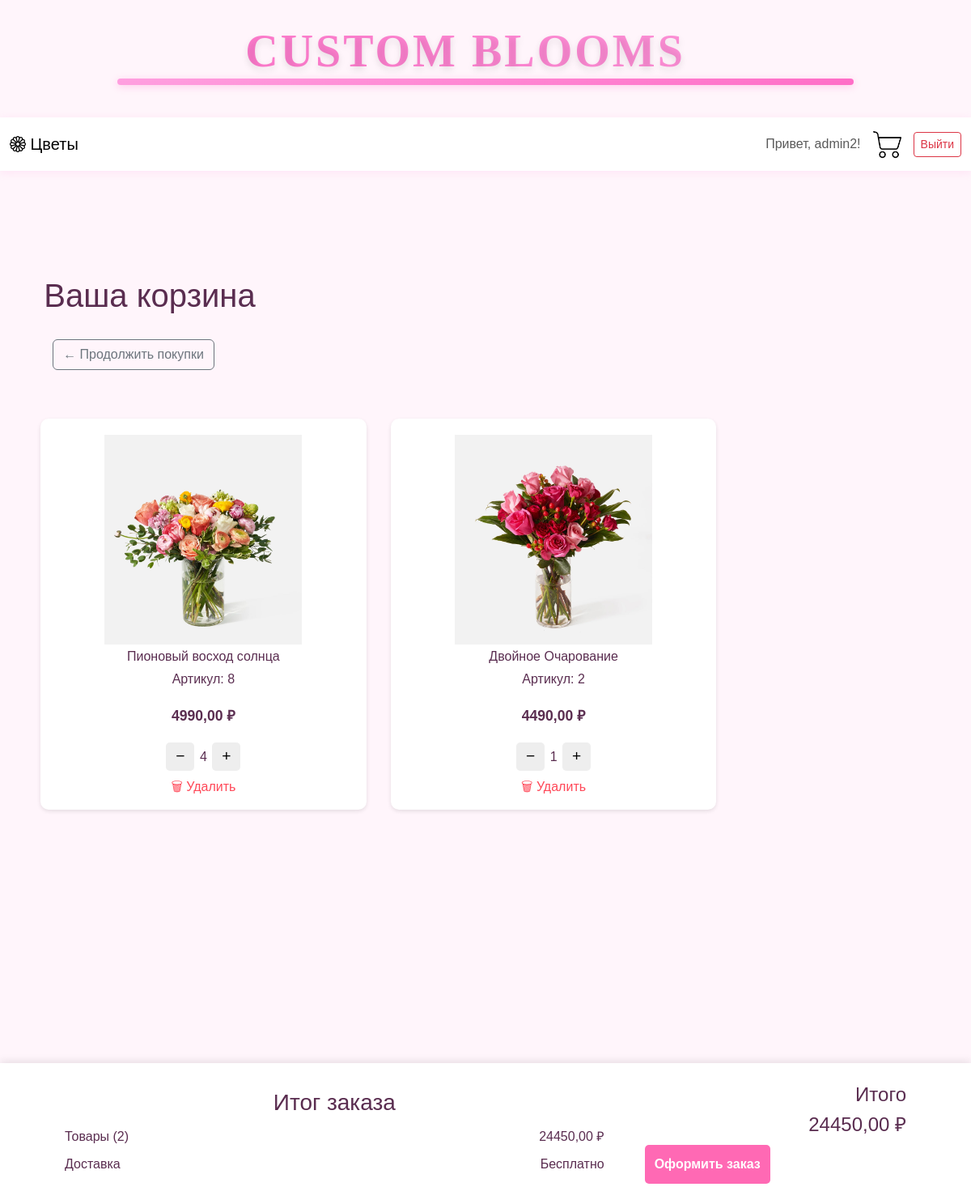
Before: /basket/ (signed in) with the older database file.
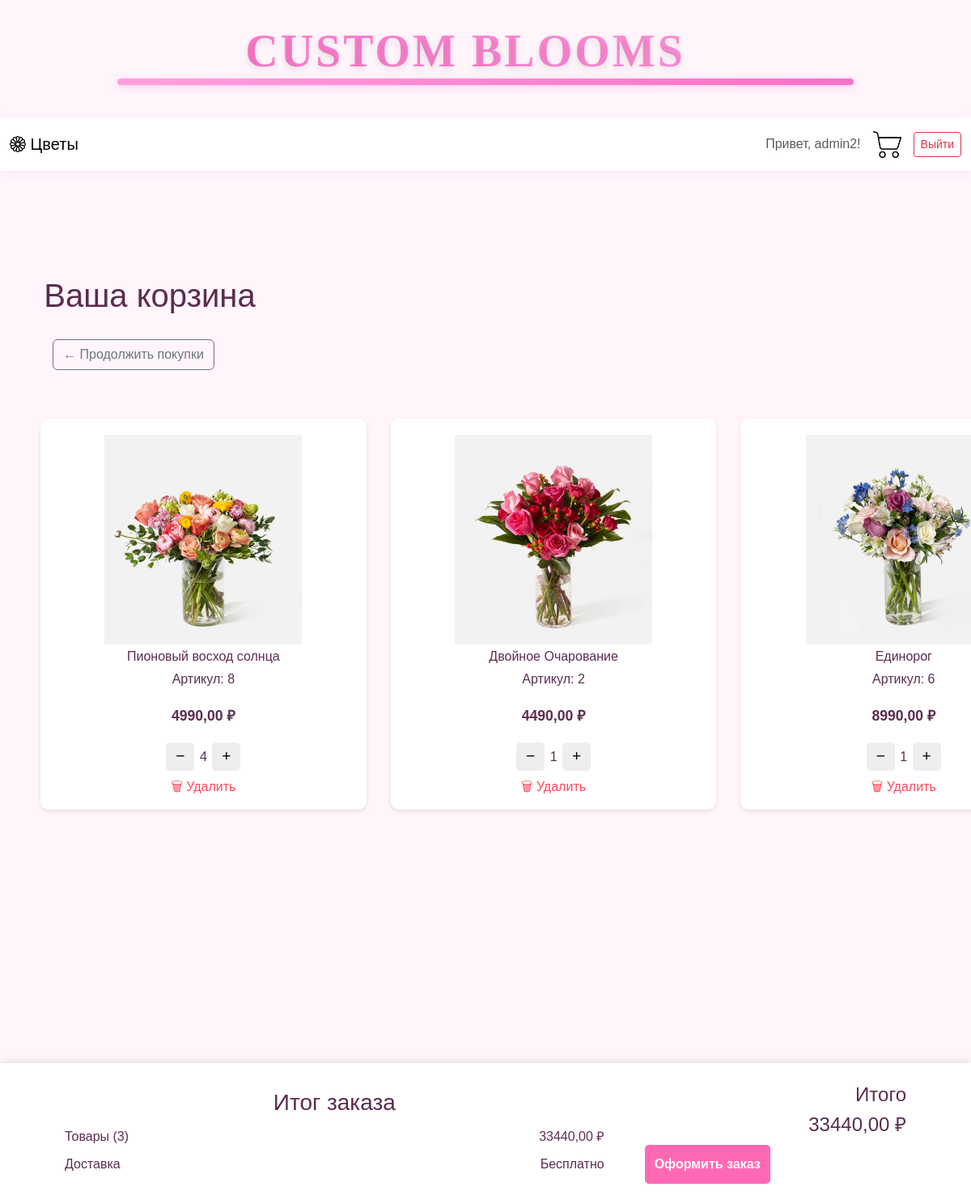
After: the same page with the newer database file.
### blog/models.py (models this page shows, shortened)
class Basket(models.Model):
    user = models.ForeignKey(
        User,
        on_delete=models.CASCADE,
    )
    product = models.ForeignKey(
        Flowers,
        on_delete=models.CASCADE,
    )
    quantity = models.PositiveIntegerField(
        default=1,
        verbose_name='количество'
    )
    created_timestamp = models.DateTimeField(
        auto_now_add=True,
    )
    class Meta:
        constraints = [
            models.UniqueConstraint(
                fields=['user', 'product'],
                name='unique_user_product'
            ),
        ]

class Flowers(models.Model):
    title = models.CharField(
        verbose_name='название',
        max_length=255,
    )
    description = models.TextField(
        verbose_name='описание',
    )
    price = models.DecimalField(
        max_digits=10,
        decimal_places=2,
    )
    stock = models.IntegerField(
        default=0,
        verbose_name='количество в наличии',
    )
    category = models.ForeignKey(
        Category,
        on_delete=models.CASCADE,
        verbose_name='категория',
    )
    date_add = models.DateTimeField(
        auto_now_add=True,
        verbose_name='дата добавления',
    )
    image = models.ImageField(
        verbose_name='картинки',
        upload_to='uploads/',
    )
    image_two = models.ImageField(
        verbose_name='вторая картинка',
        upload_to='uploads/',
    )
    class Meta:
        verbose_name = 'цветок'
        verbose_name_plural = 'цветы'

### blog/views.py (the view)
# urls.py: path('basket/', basket, name='basket'),
def basket(request):
    if not request.user.is_authenticated:
        return redirect('login')
    address = request.session.get('delivery_address', 'Адрес не указан')
    latitude = request.session.get('delivery_latitude', '')
    longitude = request.session.get('delivery_longitude', '')
    user = request.user
    basket_items = Basket.objects.filter(user=user)
    total_price = sum(item.product.price * item.quantity for item in basket_items)
    context = {
        'basket_items': basket_items,
        'total_price': total_price,
        'delivery_address': address,
        'latitude': latitude,
        'longitude': longitude,
    }
    return render(request, 'blog/basket.html', context)

### templates/blog/basket.html (shortened to what this page needs)
{% extends 'blog/index.html' %}
{% load static %}
{% block content %}
<link rel="stylesheet" href="{% static 'blog/css/styles.css' %}">
<div class="container" style="padding-bottom: 180px; padding-top: 0;">
    <div style="margin-top: 10;">
        <div style="margin-bottom: 20px; margin-left: -830px;">
            <div style="margin-bottom: 100px;">
                <h1 class="mb-0" style="margin-bottom: 20px !important; ">Ваша корзина</h1>
                <a href="{% url 'index' %}" class="btn btn-outline-secondary" style="display: inline-block; padding: 6px 12px; width: auto; margin-left: -40px; margin-bottom: 10px;">
                    ← Продолжить покупки
                </a>
            </div>
        </div>
    </div>
    {% if basket_items %}
    <div class="basket-container" style="margin-top: -50px !important;">
        <div class="basket-grid">
            {% for item in basket_items %}
            <div class="basket-item">
                <div class="basket-img">
                    <img src="{{ item.product.image.url }}" alt="{{ item.product.title }}">
                </div>
                <div class="basket-info">
                    <h3>{{ item.product.title }}</h3>
                    <p>Артикул: {{ item.product.id }}</p>
                    <p class="price">{{ item.product.price }} ₽</p>
                </div>
                <div class="basket-controls">
                    <form method="post" action="{% url 'update_quantity' %}">
                        <button type="submit" name="action" value="decrease" class="btn-qty">−</button>
                        <span>{{ item.quantity }}</span>
                        <button type="submit" name="action" value="increase" class="btn-qty">+</button>
                    </form>
                    <form method="post" action="{% url 'remove_from_basket' item.id %}">
                        <button type="submit" class="btn-remove">🗑 Удалить</button>
                    </form>
                </div>
            </div>
            {% endfor %}
        </div>
    </div>
    <div class="order-summary-fixed">
        <div class="order-summary-content">
            <div class="summary-grid">
                <div class="summary-item">
                    <h3>Итог заказа</h3>
                    <div class="summary-row">
                        <span>Товары ({{ basket_items|length }})</span>
                        <span>{{ total_price }} ₽</span>
                    </div>
                    <div class="summary-row">
                        <span>Доставка</span>
                        <span>Бесплатно</span>
                    </div>
                </div>
                <div class="summary-item">
                    <div class="summary-total">
                        <h4>Итого</h4>
                        <h4>{{ total_price }} ₽</h4>
                    </div>
                    <button id="openDeliveryModal" class="btn-pink">Оформить заказ</button>
                </div>
            </div>
        </div>
    </div>
    {% else %}
    <div class="text-center py-5">
        <h2>Ваша корзина пуста</h2>
        <p>Добавьте товары из каталога</p>
        <a href="{% url 'index' %}" class="btn-pink">← Вернуться к покупкам</a>
    </div>
    {% endif %}
</div>
        <link rel="stylesheet" href="https://unpkg.com/leaflet@1.9.4/dist/leaflet.css" />
{% endblock %}

Changed rows visible on the page:
added Basket: product.image (picture), product "Единорог", product.id "6", product.price "8990,00", quantity "1"
Other visible differences:
{{ basket_items|length }}: "2" → "3"
{{ total_price }}: "24450,00" → "33440,00"
